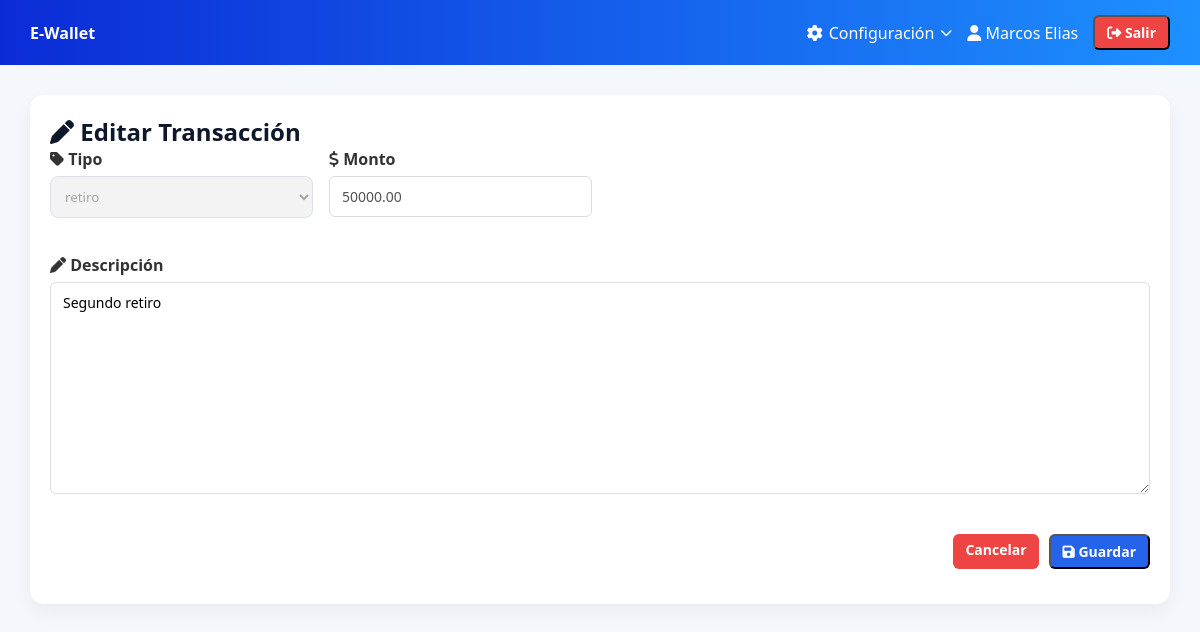
Screenshot of /transactions/35/edit/ (signed in) with the database file from the repository.
### wallet/models.py (models this page shows, shortened)
class Transaction(models.Model):
    wallet = models.ForeignKey(Wallet, on_delete=models.CASCADE, related_name='transactions')
    transaction_type = models.ForeignKey(TransactionType, on_delete=models.PROTECT)
    amount = models.DecimalField(max_digits=12, decimal_places=2)
    description = models.TextField(blank=True)
    timestamp = models.DateTimeField(auto_now_add=True)

### wallet/views.py (the view)
# urls.py: path('transactions/<int:pk>/edit/', views.transaction_update, name='transaction_update'),
@login_required
def transaction_update(request, pk):
    transaction = Transaction.objects.get(pk=pk, wallet__user=request.user)
    if request.method == 'POST':
        form = TransactionForm(request.POST, instance=transaction)
        if form.is_valid():
            updated = form.save(commit=False)
            updated.amount = transaction.amount
            updated.transaction_type = transaction.transaction_type
            updated.save()
            return redirect('transaction_detail', pk=transaction.pk)
    else:
        form = TransactionForm(instance=transaction)
    return render(request, 'wallet/transaction_form.html', {
        'form': form,
        'is_update': True
    })

### wallet/forms.py (shortened to what this page needs)
class TransactionForm(forms.ModelForm):
    class Meta:
        model = Transaction
        fields = ['transaction_type', 'amount', 'description']
    def __init__(self, *args, **kwargs):
        self.user = kwargs.pop('user', None)
        super().__init__(*args, **kwargs)
        if self.instance and self.instance.pk:
            self.fields['amount'].disabled = True
            self.fields['transaction_type'].disabled = True

### wallet/models.py (called while the page is built)
    def __str__(self):
        return self.name

### wallet/templates/wallet/transaction_form.html (shortened to what this page needs)
{% extends 'wallet/base.html' %}
{% load clp_filters %}
{% block content %}
<div class="card">
    <h2>
        {% if is_update %}
            <i class="fa-solid fa-pen"></i> Editar Transacción
        {% else %}
            <i class="fa-solid fa-plus"></i> Nueva Transacción
        {% endif %}
    </h2>
    <form method="post">
        <div class="form-grid">
            <div class="form-group">
                <label><i class="fa-solid fa-tag"></i> Tipo</label>
                {{ form.transaction_type }}
            </div>
            <div class="form-group">
                <label><i class="fa-solid fa-dollar-sign"></i> Monto</label>
                {{ form.amount }}
            </div>
            <div class="form-group full">
                <label><i class="fa-solid fa-pen"></i> Descripción</label>
                {{ form.description }}
            </div>
        </div>
        <div class="form-actions">
            <a class="btn btn-danger" href="{% url 'transaction_list' %}">
                Cancelar
            </a>
            <button
                id="submit-btn"
                class="btn btn-primary"
                type="submit">
                <i class="fa-solid fa-floppy-disk"></i> Guardar
            </button>
        </div>
    </form>
</div>
{% endblock %}

### wallet/templates/wallet/base.html (shortened to what this page needs)
<!DOCTYPE html>
<html lang="es">
<head>
    {% load static %}
    <link rel="stylesheet" href="{% static 'wallet/styles.css' %}">
    <link rel="stylesheet" href="https://cdnjs.cloudflare.com/ajax/libs/font-awesome/6.5.0/css/all.min.css">
</head>
<body>
    <div class="navbar">
        <div>
            <strong>E-Wallet</strong>
        </div>
        <div style="display:flex; align-items:center; gap:15px;">
            {% if user.is_authenticated %}
                <div class="dropdown" id="configDropdown">
                    <div class="dropdown-toggle">
                        <i class="fa-solid fa-gear"></i>
                        <span>Configuración</span>
                        <i class="fa-solid fa-chevron-down dropdown-arrow"></i>
                    </div>
                </div>
                <span>
                    <i class="fa-solid fa-user"></i>
                    {{ request.user.get_full_name|default:request.user.username }}
                </span>
                <form action="{% url 'logout' %}" method="post" style="display:inline;">
                    <button class="btn btn-danger" type="submit">
                        <i class="fa-solid fa-right-from-bracket"></i> Salir
                    </button>
                </form>
            {% else %}
                <a class="btn btn-primary" href="{% url 'login' %}">
                    <i class="fa-solid fa-right-to-bracket"></i> Login
                </a>
            {% endif %}
        </div>
    </div>
    <div class="container fade-in">
        {% block content %}
        {% endblock %}
    </div>
</body>
</html>

### wallet/static/wallet/styles.css (style rules this page uses)
* { margin: 0; padding: 0; box-sizing: border-box; font-family: 'Segoe UI', sans-serif; }
body { background-color: #f4f7fb; color: #0f172a; }
form div { margin-bottom: 15px; }
label { font-weight: 600; display: block; margin-bottom: 5px; }
input, select { width: 100%; }
.navbar { background: linear-gradient(90deg, #0B2BD6, #1E90FF); color: white; padding: 15px 30px; display: flex; justify-content: space-between; align-items: center; }
.container { padding: 30px; }
.card { background: white; padding: 20px; border-radius: 14px; box-shadow: 0 8px 20px rgba(0,0,0,0.05); margin-bottom: 20px; }
.btn { padding: 10px 16px; border-radius: 8px; text-decoration: none; font-size: 14px; font-weight: 600; display: inline-block; transition: 0.2s ease; }
.btn-primary { background: linear-gradient(90deg, #0B2BD6, #2563EB); color: white; }
.btn-danger { background-color: #ef4444; color: white; }
input, select { padding: 10px; border-radius: 6px; border: 1px solid #cbd5e1; }
.form-grid { display: grid; grid-template-columns: repeat(auto-fit, minmax(220px, 1fr)); gap: 16px; }
.form-group { display: flex; flex-direction: column; }
.form-group.full { grid-column: 1 / -1; }
.form-group label { font-weight: 600; margin-bottom: 6px; }
.input, select, textarea { width: 100%; padding: 10px; border-radius: 8px; border: 1px solid #cbd5e1; }
.form-actions { display: flex; justify-content: flex-end; gap: 10px; margin-top: 10px; }
.card { transition: all 0.25s ease; }
.btn { transition: all 0.2s ease; }
.fade-in { animation: fadeIn 0.4s ease-in-out; }
.dropdown { position: relative; display: flex; align-items: center; }
.dropdown-toggle { cursor: pointer; display: flex; align-items: center; gap: 6px; color: white; font-weight: 500; }
.btn { padding: 6px 12px; border-radius: 6px; text-decoration: none; font-size: 14px; display: inline-block; }
.btn-primary { background: #2563eb; color: white; }
.btn-danger { background: #ef4444; color: white; }
.form-group { margin-bottom: 20px; }
.form-group label { display: block; margin-bottom: 6px; font-weight: 600; color: #333; }
.form-group input, .form-group textarea { width: 100%; padding: 10px 12px; border: 1px solid #ddd; border-radius: 6px; font-size: 14px; background: #fff; }
.form-group textarea { min-height: 120px; resize: vertical; }
.form-actions { display: flex; justify-content: flex-end; gap: 10px; margin-top: 20px; }
.dropdown-toggle { display: flex; align-items: center; gap: 6px; cursor: pointer; color: white; font-weight: 500; }
.dropdown-arrow { font-size: 12px; transition: transform 0.2s ease; }

### rows the page displays
Transaction: transaction_type "retiro", amount "50000.00", description "Segundo retiro"

### other values shown
{{ request.user.get_full_name|default:request.user.username }} "Marcos Elias"
